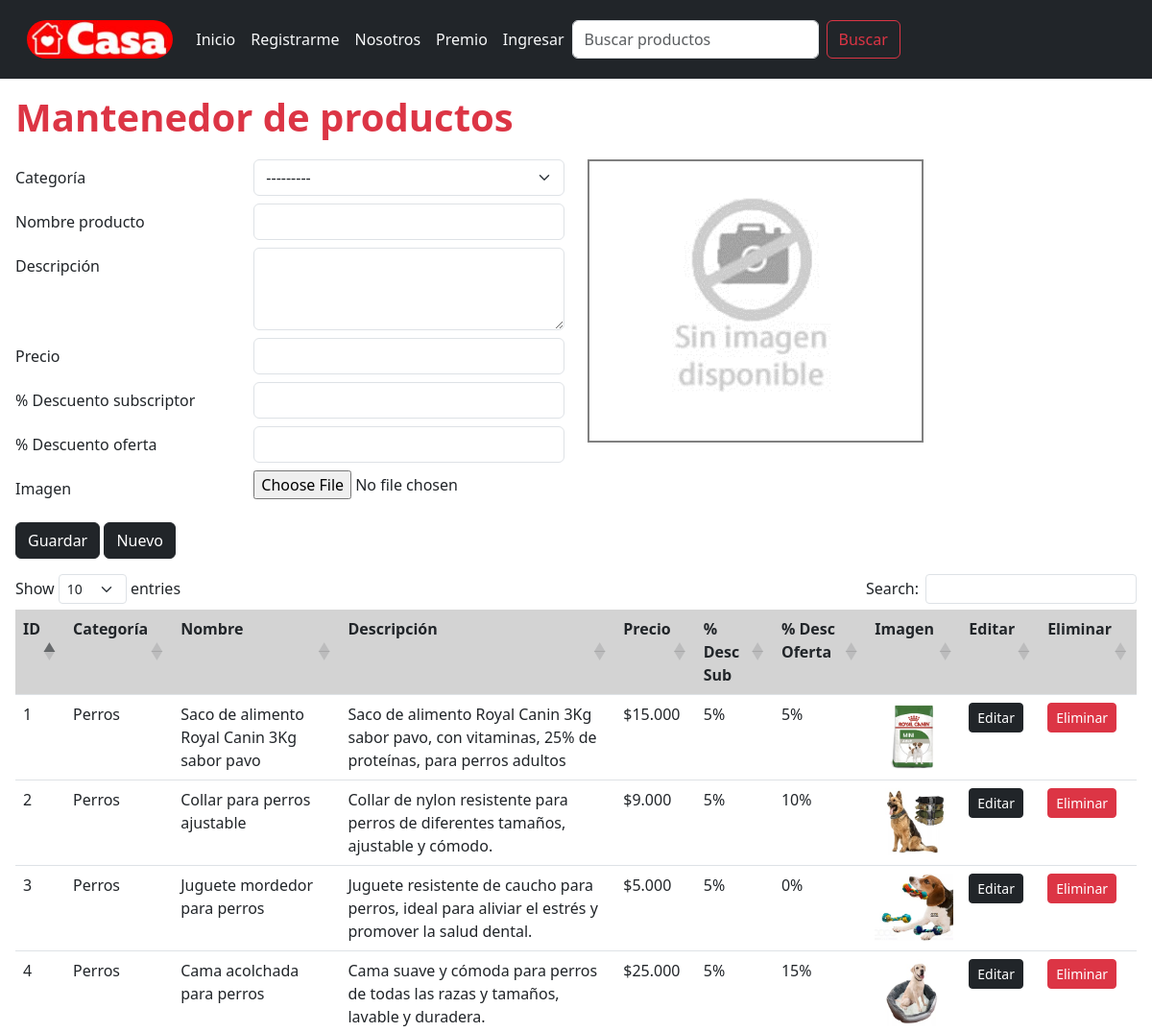
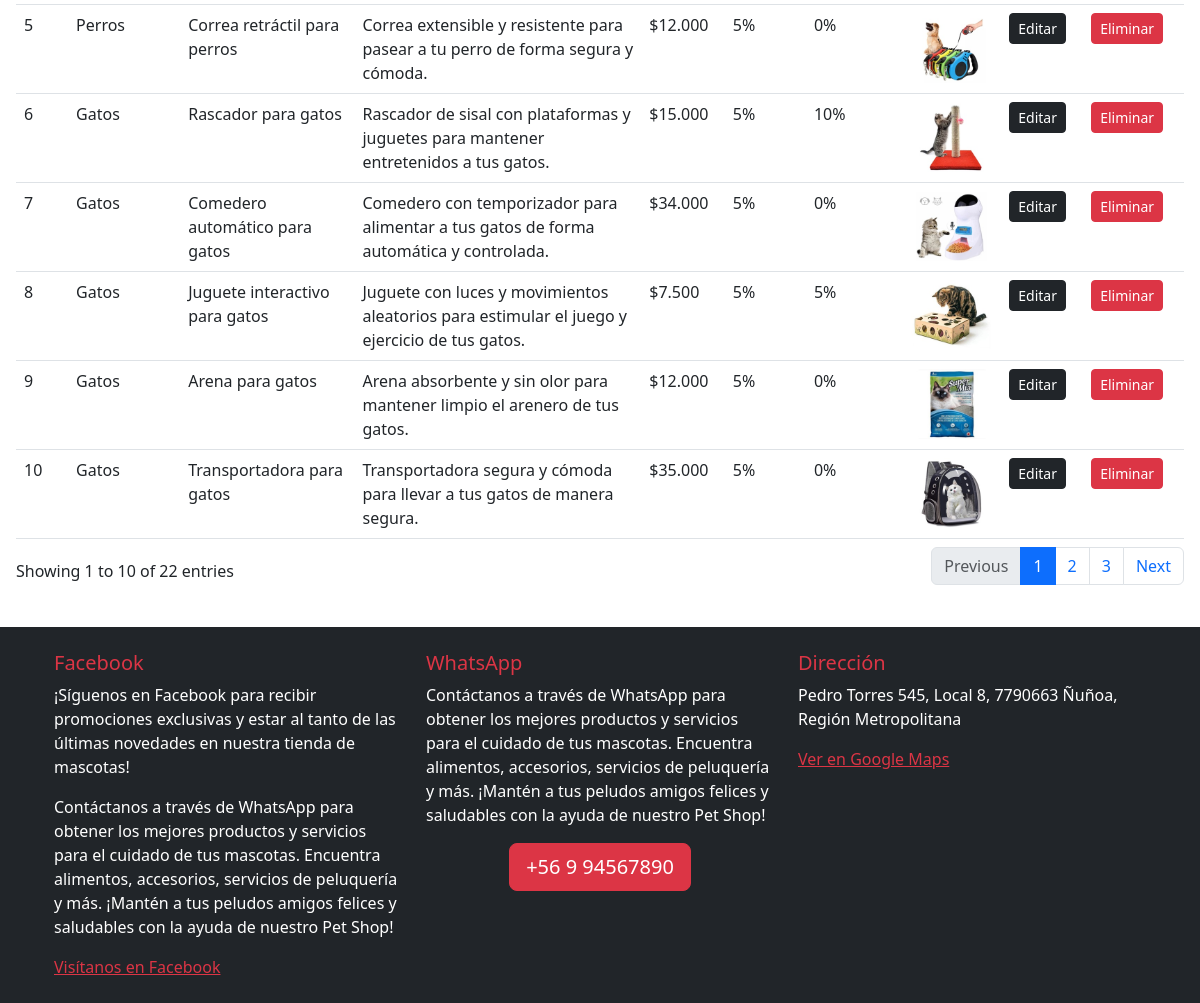
The page /admin_productos/crear/0 on the database its author committed (2 pictures, top to bottom).
### core/models.py (models this page shows, shortened)
class Producto(models.Model):
    categoria = models.ForeignKey(Categoria, on_delete=models.DO_NOTHING, verbose_name='Categoría')
    nombre = models.CharField(max_length=100, blank=False, null=False, verbose_name='Nombre producto')
    descripcion = models.CharField(max_length=400, blank=False, null=False, verbose_name='Descripción')
    precio = models.IntegerField(blank=False, null=False, verbose_name='Precio')
    descuento_subscriptor = models.IntegerField(
        validators=[MinValueValidator(0), MaxValueValidator(100)],
        blank=False,
        null=False,
        verbose_name='% Descuento subscriptor'
    )
    descuento_oferta = models.IntegerField(
        validators=[MinValueValidator(0), MaxValueValidator(100)],
        blank=False,
        null=False,
        verbose_name='% Descuento oferta'
    )
    imagen = models.ImageField(upload_to='productos/', blank=False, null=False, verbose_name='Imagen')
    class Meta:
        db_table = 'Producto'
        verbose_name = "Producto"
        verbose_name_plural = "Productos"
        ordering = ['categoria', 'nombre']

class Categoria(models.Model):
    nombre = models.CharField(max_length=100, blank=False, null=False, verbose_name='Nombre categoría')
    class Meta:
        db_table = 'Categoria'
        verbose_name = "Categoría de producto"
        verbose_name_plural = "Categorías de productos"
        ordering = ['nombre']
    def __str__(self):
        return f'{self.nombre}'

### core/views.py (the view, shortened to what this page needs)
# urls.py: path('admin_productos/<accion>/<id>', admin_productos, name='admin_productos'),
def admin_productos(request, accion, id):
    if request.method == 'GET':
        if accion == 'crear':
            form = ProductoForm()
        elif accion == 'actualizar':
            form = ProductoForm(instance=Producto.objects.get(id=id))
        elif accion == 'eliminar':
            messages.success(request, eliminar_registro(Producto, id))
            return redirect(admin_productos, 'crear', '0')
    productos = Producto.objects.all()
    datos = {
        'form': form,
        'productos': productos
    }
    return render(request, 'core/admin_productos.html', datos)

### core/forms.py
class ProductoForm(ModelForm):
    class Meta:
        model = Producto
        fields = '__all__'
        widgets = {
            'categoria': forms.Select(attrs=form_select),
            'nombre': forms.TextInput(attrs=form_control),
            'descripcion': forms.Textarea(attrs=form_text_area),
            'precio': forms.NumberInput(attrs=form_control),
            'descuento_subscriptor': forms.NumberInput(attrs=form_control),
            'descuento_oferta': forms.NumberInput(attrs=form_control),
            'imagen': forms.FileInput(attrs=form_file),
        }

### core/context_processors.py (called while the page is built, shortened)
def registrar_carrito(request):
    mostrar_carrito = False
    cantidad_productos = 0
    if request.user.is_authenticated:
        if request.user.perfil.tipo_usuario == 'Cliente':
            cantidad_productos = Carrito.objects.filter(cliente=request.user.perfil).count()
            mostrar_carrito = cantidad_productos > 0
    return {
        'mostrar_carrito': mostrar_carrito,
        'cantidad_productos': cantidad_productos,
    }

def carrito_variables(request):
    return {}

### core/templatetags/custom_filters.py (called while the page is built)
@register.filter
def formatear_dinero(value):
    value = round(value)
    value = f'${value:,}'
    value = value.replace(',', '.')
    return value

@register.filter
def formatear_porcentaje(value):
    return f'{value}%'

### core/templates/core/admin_productos.html (shortened to what this page needs)
{% extends 'core/base.html' %}
{% load static %}
{% load custom_filters %}
{% block content %}
  <h1 class="text-danger"> Mantenedor de productos </h1>
  <form method="POST" enctype="multipart/form-data" id="form">
    <div class="row">
      <div class="col-sm-12 col-md-6">
        <div class="form-row">
          {% for field in form %}
            <div class="form-group row mb-2">
              <label for="{{ field.id_for_label }}" class="col-sm-5 col-form-label">
                {{ field.label }}
              </label>
              <div class="col-sm-7">
                {{ field }}
              </div>
            </div>
          {% endfor %}
        </div>
      </div>
      <div class="col-sm-12 col-md-6">
        {% if form.imagen.value %}
          <img id="admin-producto-imagen" src="/media/{{ form.imagen.value }}">
        {% else %}
          <img id="admin-producto-imagen" src="{% static 'core/images/sin-imagen.png' %}">
        {% endif %}
      </div>
    </div>
    <div class="mt-2 mb-3">
      <input type="submit" class="btn btn-dark" value="Guardar">
      <a class="btn btn-dark" href="{% url 'admin_productos' 'crear' '0' %}"> Nuevo </a>
    </div>
  </form>
  {% if productos %}
    <table id="tabla-principal" class="table table-hover">
        <thead>
            <tr>
          <tr>
            <th scope="col">ID</th>
            <th scope="col">Categoría</th>
            <th scope="col">Nombre</th>
            <th scope="col">Descripción</th>
            <th scope="col">Precio</th>
            <th scope="col">% Desc Sub</th>
            <th scope="col">% Desc Oferta</th>
            <th scope="col">Imagen </th>
            <th scope="col"> Editar </th>
            <th scope="col">Eliminar </th>
          </tr>
        </thead>
        <tbody>
            {% for producto in productos %}
                <tr>
                    <td> {{ producto.id }} </td>
                    <td> {{ producto.categoria }} </td>
                    <td> {{ producto.nombre }} </td>
                    <td> {{ producto.descripcion }} </td>
                    <td> {{ producto.precio|formatear_dinero }} </td>
                    <td> {{ producto.descuento_subscriptor|formatear_porcentaje }} </td>
                    <td> {{ producto.descuento_oferta|formatear_porcentaje }} </td>
                    <td>
                        <img src="/media/{{ producto.imagen }}" class="producto-sm" alt="">
                    </td>
                    <td>
                        <a href="{% url 'admin_productos' 'actualizar' producto.id %}" class="btn btn-dark btn-sm boton_chico"> Editar </a>
                    </td>
                    <td>
                        <form method="delete">
                            <a href="{% url 'admin_productos' 'eliminar' producto.id %}" class="btn btn-danger btn-sm boton_chico"> Eliminar </a>
                        </form>
                    </td>
                </tr>
            {% endfor %}
        </tbody>
    </table>
  {% endif %}
{% endblock content %}

### core/static/core/css/base.css (style rules this page uses)
h1 { color: red !important; font-weight: bolder; margin-bottom: 20px; }
th { vertical-align: top; background-color: lightgray !important; }
.producto-sm { width: 82px; height: 70px; }
#admin-producto-imagen { max-width: 350px; max-height: 350px; padding: 3px; border: 2px solid gray; }

### rows shown on the page
Producto: id "9", categoria "Gatos", nombre "Arena para gatos", descripcion "Arena absorbente y sin olor para mantener limpio el arenero de tus gatos.", precio "$12.000", descuento_subscriptor "5%", descuento_oferta "0%", imagen (picture)
Producto: id "7", categoria "Gatos", nombre "Comedero automático para gatos", descripcion "Comedero con temporizador para alimentar a tus gatos de forma automática y controlada.", precio "$34.000", descuento_subscriptor "5%", descuento_oferta "0%", imagen (picture)
Producto: id "8", categoria "Gatos", nombre "Juguete interactivo para gatos", descripcion "Juguete con luces y movimientos aleatorios para estimular el juego y ejercicio de tus gatos.", precio "$7.500", descuento_subscriptor "5%", descuento_oferta "5%", imagen (picture)
Producto: id "6", categoria "Gatos", nombre "Rascador para gatos", descripcion "Rascador de sisal con plataformas y juguetes para mantener entretenidos a tus gatos.", precio "$15.000", descuento_subscriptor "5%", descuento_oferta "10%", imagen (picture)
Producto: id "10", categoria "Gatos", nombre "Transportadora para gatos", descripcion "Transportadora segura y cómoda para llevar a tus gatos de manera segura.", precio "$35.000", descuento_subscriptor "5%", descuento_oferta "0%", imagen (picture)
Producto: id "4", categoria "Perros", nombre "Cama acolchada para perros", descripcion "Cama suave y cómoda para perros de todas las razas y tamaños, lavable y duradera.", precio "$25.000", descuento_subscriptor "5%", descuento_oferta "15%", imagen (picture)
Producto: id "2", categoria "Perros", nombre "Collar para perros ajustable", descripcion "Collar de nylon resistente para perros de diferentes tamaños, ajustable y cómodo.", precio "$9.000", descuento_subscriptor "5%", descuento_oferta "10%", imagen (picture)
Producto: id "5", categoria "Perros", nombre "Correa retráctil para perros", descripcion "Correa extensible y resistente para pasear a tu perro de forma segura y cómoda.", precio "$12.000", descuento_subscriptor "5%", descuento_oferta "0%", imagen (picture)
Producto: id "3", categoria "Perros", nombre "Juguete mordedor para perros", descripcion "Juguete resistente de caucho para perros, ideal para aliviar el estrés y promover la salud dental.", precio "$5.000", descuento_subscriptor "5%", descuento_oferta "0%", imagen (picture)
Producto: id "1", categoria "Perros", nombre "Saco de alimento Royal Canin 3Kg sabor pavo", descripcion "Saco de alimento Royal Canin 3Kg sabor pavo, con vitaminas, 25% de proteínas, para perros adultos", precio "$15.000", descuento_subscriptor "5%", descuento_oferta "5%", imagen (picture)

### other values the page prints
{{ field.label }} "Categoría" "Nombre producto" "Descripción" "Precio" "% Descuento subscriptor" "% Descuento oferta" "Imagen"
